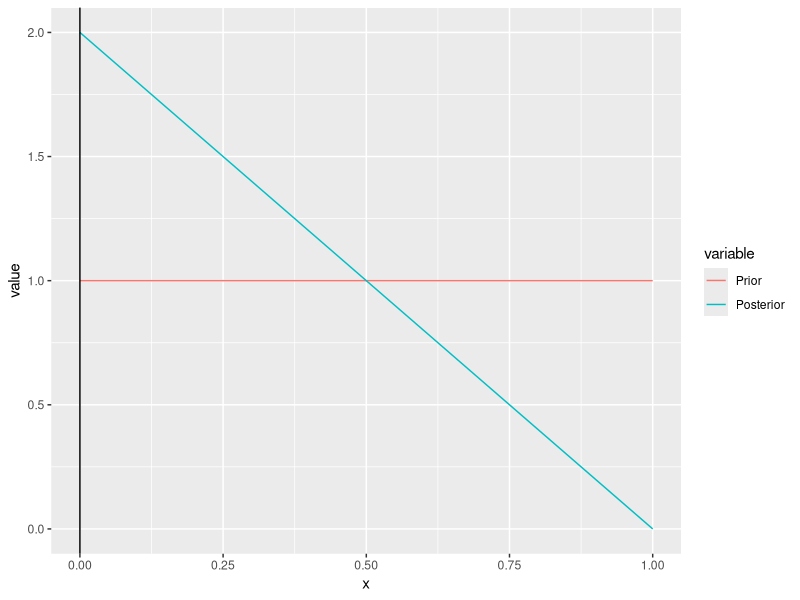
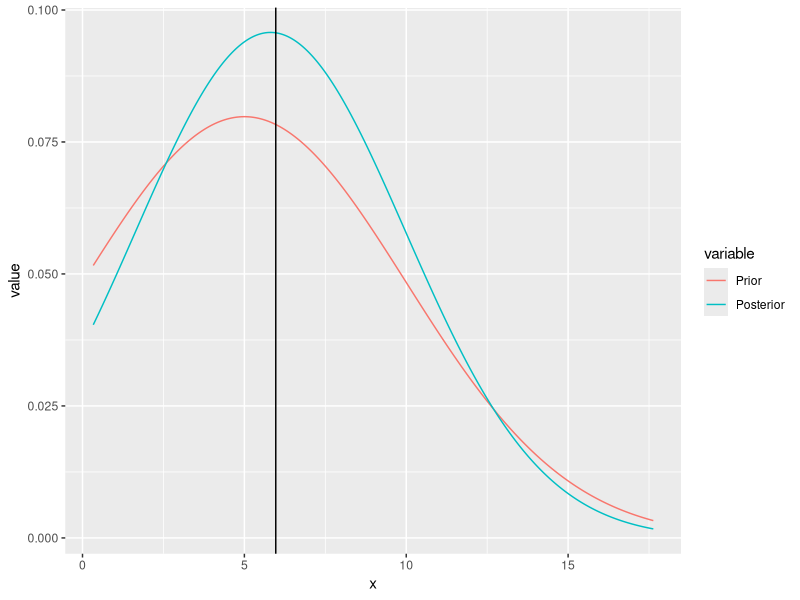

These figures' R source, in order:
#Inference for Binomial with Beta Prior
BBB<-function(n,p,alpha,beta)
{
  require(ggplot2)
  require(reshape2)
  xx<-rbinom(1,n,p)
  p_hat<-xx/n
  print("Observed Proportion, Posterior Mean")
  p_hat_Post<-(alpha+xx)/(n+alpha+beta)
  print(c(p_hat,p_hat_Post))
  x  <- seq(0, 1, 0.01)
  Prior <- dbeta(x,alpha,beta)
  Posterior <- dbeta(x,alpha+xx,n+beta-xx)

  df <- data.frame(x, Prior, Posterior)
  
  # melt the data to a long format
  df2 <- reshape2::melt(data = df, id.vars = "x")
  
  # plot, using the aesthetics argument 'colour'
  ggplot(data = df2, aes(x = x, y = value, colour = variable)) + geom_line() + geom_vline(xintercept=p_hat)

 
}

n<-1
p<-0.3
alpha<-1
beta<-1

BBB(n,p,alpha,beta)
#Inference for Normal with Normal Prior
BNN<-function(n,mu,sigma,theta,tau)
{
  require(ggplot2)
  require(reshape2)
  xx<-rnorm(n,mu,sigma)
  xbar<-mean(xx)
  theta_post<-(theta*sigma^2+n*xbar*tau^2)/(sigma^2+n*tau^2)
  tau_post<-(sigma^2*tau^2)/(sigma^2+n*tau^2)
  print("Observed Mean, Posterior Mean")
  xbar_Post<-theta_post
  print(c(xbar,xbar_Post))
  a<-min(xx)-1
  b<-max(xx)+1
  x  <- seq(a, b, 0.01)
  Prior <- dnorm(x,theta,tau)
  Posterior <- dnorm(x,theta_post,tau_post)

  df <- data.frame(x, Prior, Posterior)
  
  # melt the data to a long format
  df2 <- reshape2::melt(data = df, id.vars = "x")
  
  # plot, using the aesthetics argument 'colour'
  ggplot(data = df2, aes(x = x, y = value, colour = variable)) + geom_line() + geom_vline(xintercept=xbar)
  
  
}
# Modified BNN
BNN(5,5,5,5,5)
